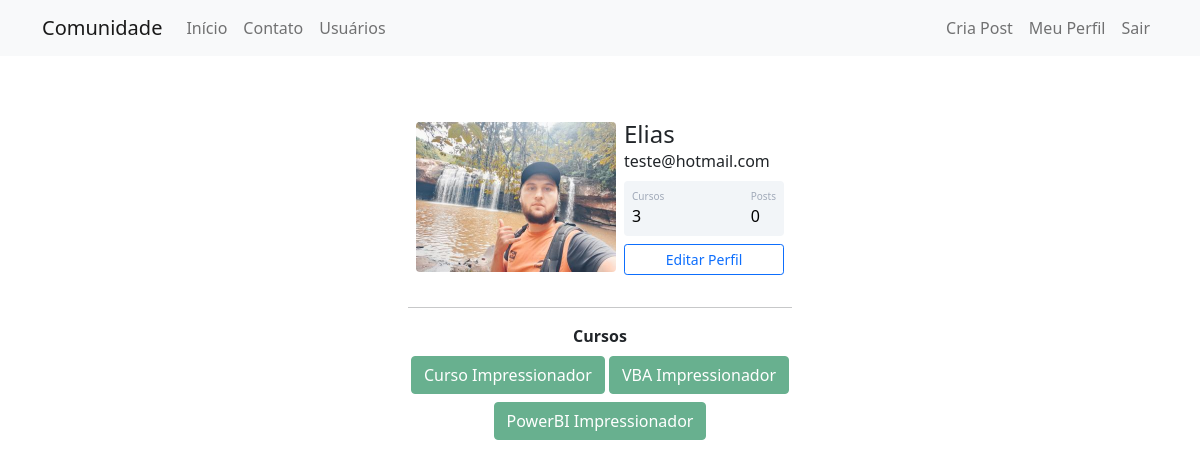
Screenshot of /perfil (signed in) with the database file from the repository.
### comunidadeimpressionadora/model.py (models this page shows)
class Usuario(database.Model, UserMixin):
    id = database.Column(database.Integer, primary_key=True)
    username = database.Column(database.String, nullable=False)
    email = database.Column(database.String, nullable=False, unique=True)
    senha = database.Column(database.String, nullable=False)
    foto_perfil = database.Column(database.String, default='default.jpg')
    post = database.relationship('Post', backref='autor', lazy=True)
    cursos = database.Column(database.String, default='usuario não informado', nullable=False)

### comunidadeimpressionadora/routes.py (the view)
@app.route('/perfil')
@login_required
def perfil():
    foto_perfil = url_for('static', filename='fotos_perfil/{}'.format(current_user.foto_perfil))
    return render_template('perfil.html', foto_perfil=foto_perfil)

### comunidadeimpressionadora/model.py (called while the page is built)
@login_manager.user_loader
def load_usuario(id_usuario):
    return Usuario.query.get(int(id_usuario))

### comunidadeimpressionadora/templates/perfil.html (shortened to what this page needs)
{%extends'base.html'%}
{% block body%}
<div class="container mt-5 d-flex justify-content-center">
    <div class="card p-3">
        <div class="d-flex align-items-center">
            <div class="image pe-2"><img src="{{ foto_perfil }}" class="rounded" width="200"></div>
            <div class="ml-3 w-100">
                <h4 class="mb-0 mt-0">{{current_user.username}}</h4> <span>{{current_user.email}}</span>
                <div class="p-2 mt-2 bg-primary d-flex justify-content-between rounded text-white stats">
                    {%if 'não informado' in current_user.cursos %}
                    <div class="d-flex flex-column"><span class="articles">Cursos</span> <span class="number1">0</span>
                    </div>
                    {%else%}
                    <div class="d-flex flex-column"><span class="articles">Cursos</span> <span class="number1">{{ current_user.cursos.count (';') + 1 }}</span>
                    </div>
                    {%endif%}
                    <div class="d-flex flex-column"><span class="rating">Posts</span> <span class="number2">0</span>
                    </div>
                </div>
                <div class="button mt-2 d-flex flex-row align-items-center">
                    <a class='w-100' href="{{ url_for('editar_perfil') }}">
                        <button class="btn btn-sm btn-outline-primary w-100">Editar Perfil</button>
                    </a></div>
            </div>
        </div>
    </div>
</div>
<div class="row justify-content-center">
    <div class="col col-4" style="text-align:center">
        <hr>
        <strong>Cursos</strong><br>
        {%for curso in current_user.cursos.split(';')%}
        <button type="button " class="btn btn-success mt-2" disabled>{{curso}}</button>
        {%endfor%}
    </div>
</div>
{%endblock%}

### comunidadeimpressionadora/static/main.css (style rules this page uses)
.card { width: 400px; border: none; border-radius: 10px; background-color: #fff }
.stats { background: #f2f5f8 !important; color: #000 !important }
.articles { font-size: 10px; color: #a1aab9 }
.number1 { font-weight: 500 }
.number2 { font-weight: 500 }
.rating { font-size: 10px; color: #a1aab9 }

### rows the page displays
Usuario: username "Elias", email "teste@hotmail.com", cursos "3"

### other values shown
{{ curso }} "Curso Impressionador" "VBA Impressionador" "PowerBI Impressionador"
